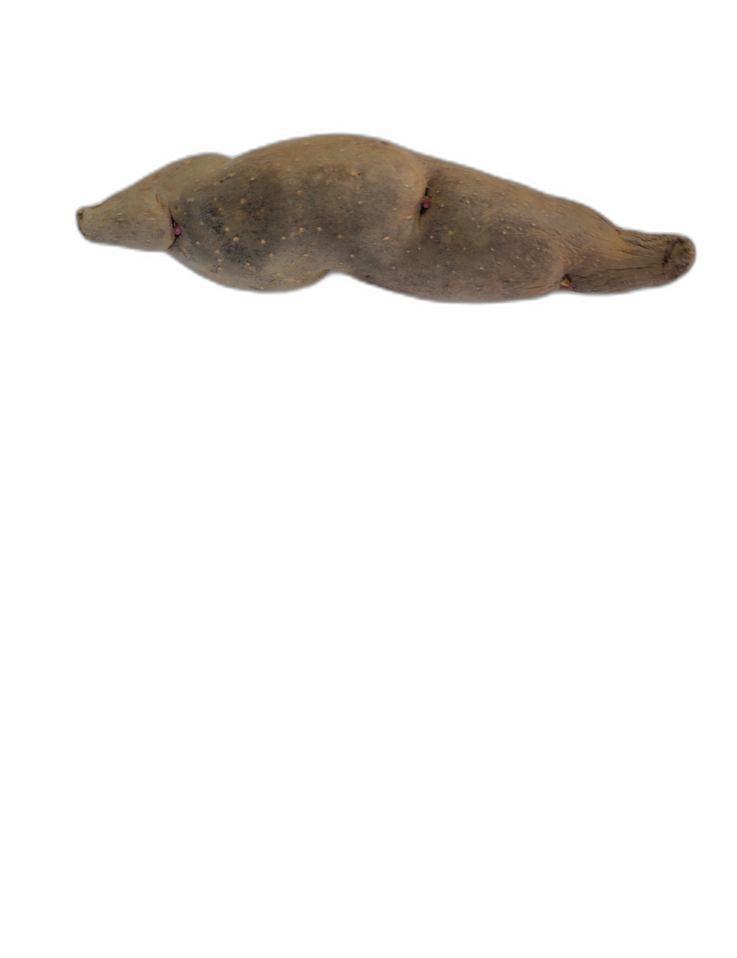
#> input picture dataset_papas/11/1.png, 737 x 958 px, shrunk from 1250 x 1625 before the run, given in place of 1.jpg, which was not available
$ jupyter execute factor_escala.ipynb
#> lines starting #> are read from the running program, lines starting #| are printed output that depends on the picture
[cell 1]
import cv2
import matplotlib.pyplot as plt

imagen = cv2.imread("../papas/6/1.jpg")
#> imagen is the input picture: shape (958, 737, 3); mean B, G, R 237.9, 239.6, 241.4

gris = cv2.cvtColor(imagen, cv2.COLOR_BGR2GRAY)
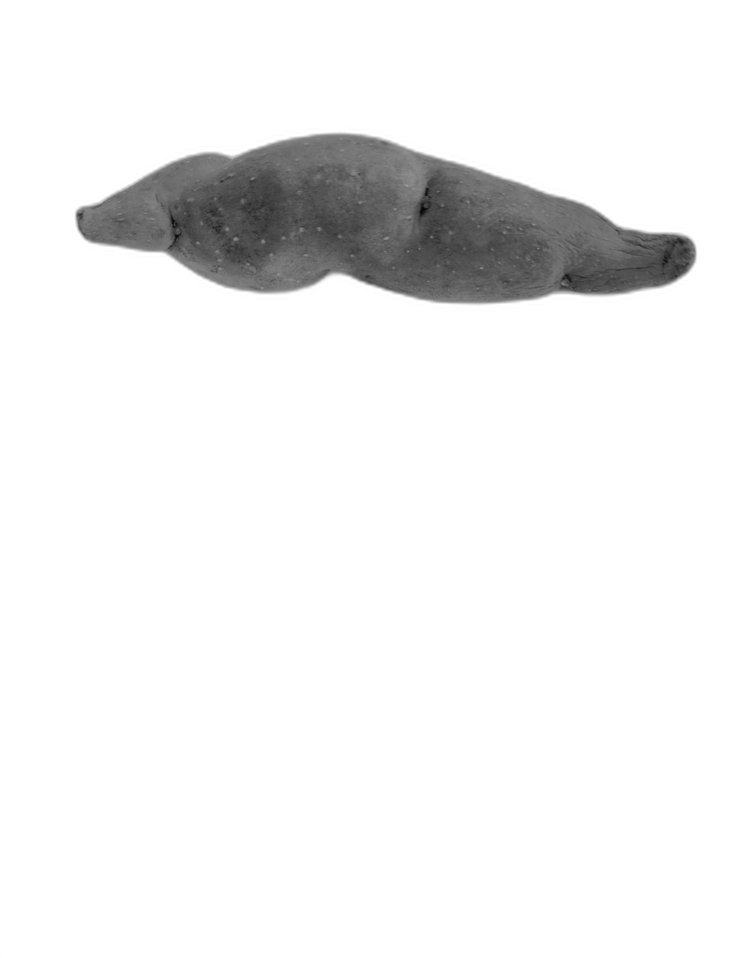
#> gris: shape (958, 737); min 7, max 255, mean 240

plt.imshow(gris, cmap='gray')
plt.title("Imagen con escala (en escala de grises)")
plt.axis("on")  # Puedes quitarlo si no deseas ver los ejes
plt.show()

[cell 2]
import cv2
import matplotlib.pyplot as plt

imagen_path = '../papas/6/1.jpg'
imagen = cv2.imread(imagen_path, cv2.IMREAD_GRAYSCALE)
#> imagen: shape (958, 737); min 6, max 255, mean 239.9

plt.imshow(imagen, cmap='gray')
plt.title("Selecciona una región de la escala")
plt.show()

# Medir distancia en píxeles entre dos marcas de la regla
distancia_en_pixeles = 166.67

# Calcula la escala en cm/píxel
escala_cm_por_pixel = 1 / distancia_en_pixeles

# Ajusta el area en el codigo usando esta nueva escala
print(f"Escala en cm por píxel: {escala_cm_por_pixel}")

[cell 3]
import cv2
import matplotlib.pyplot as plt

imagen = cv2.imread("../papas/6/1.jpg")
gris = cv2.cvtColor(imagen, cv2.COLOR_BGR2GRAY)

factor_escala = 0.005999880002399953

plt.imshow(gris, cmap='gray')
plt.title("Imagen con escala (en escala de grises)")

# Ajustar los ejes para mostrar la escala en centímetros
height, width = gris.shape
#> height = 958; width = 737
xticks = range(0, width, int(1/factor_escala))
yticks = range(0, height, int(1/factor_escala))
xlabels = range(0, len(xticks))
ylabels = range(0, len(yticks))

plt.xticks(ticks=xticks, labels=xlabels)
plt.yticks(ticks=yticks, labels=ylabels)

plt.xlabel("Centímetros")
plt.ylabel("Centímetros")
plt.axis("on")
plt.show()


$ run again, with dataset_papas/11/11.png copied over dataset_papas/11/1.png
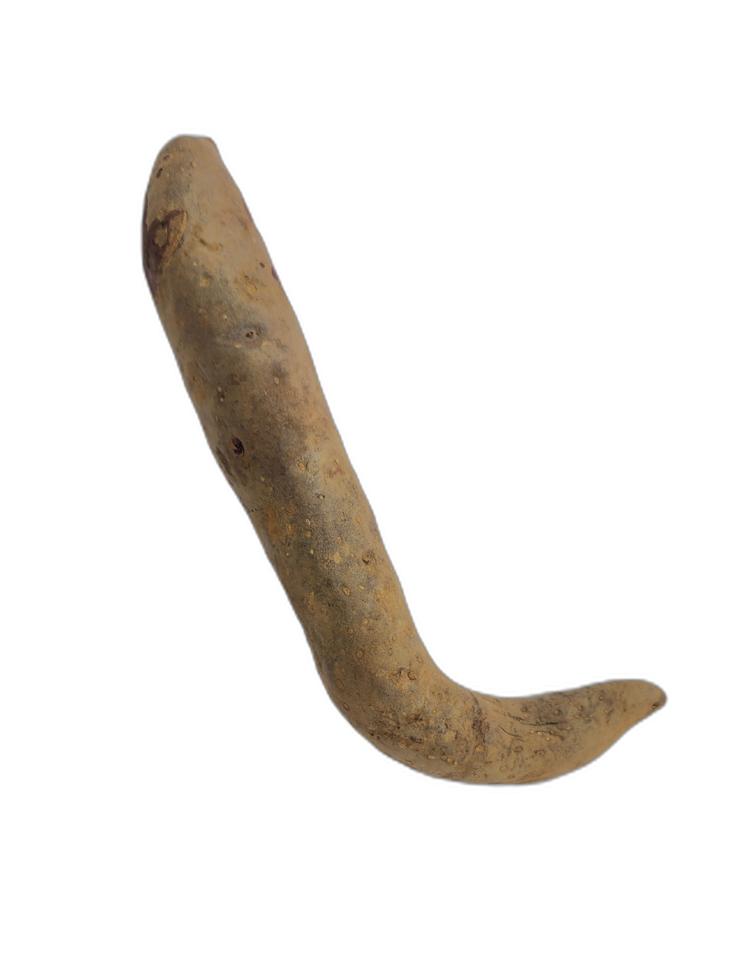
#> input picture dataset_papas/11/11.png, 737 x 958 px, shrunk from 1250 x 1625 before the run, given in place of 1.jpg, which was not available
#> imagen is the input picture: shape (958, 737, 3); mean B, G, R 232, 235.7, 238.8
#> `gris = cv2.cvtColor(imagen, cv2.COLOR_BGR2GRAY)`:
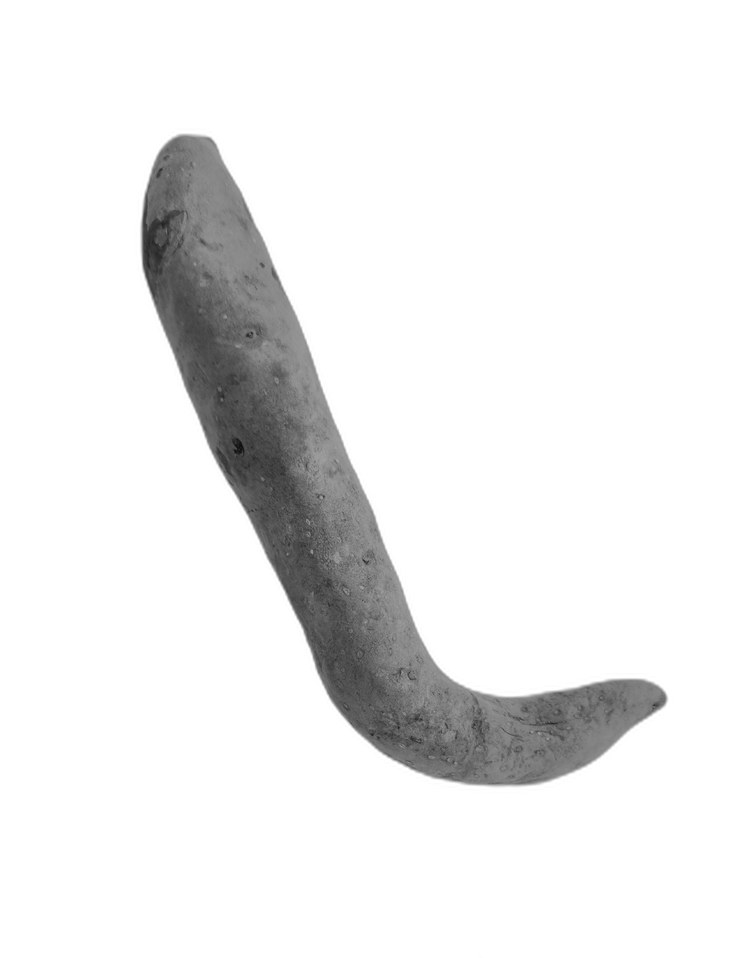
#> gris: shape (958, 737); min 13, max 255, mean 236.2
#> imagen: shape (958, 737)

$ run again, with dataset_papas/11/12.png copied over dataset_papas/11/1.png
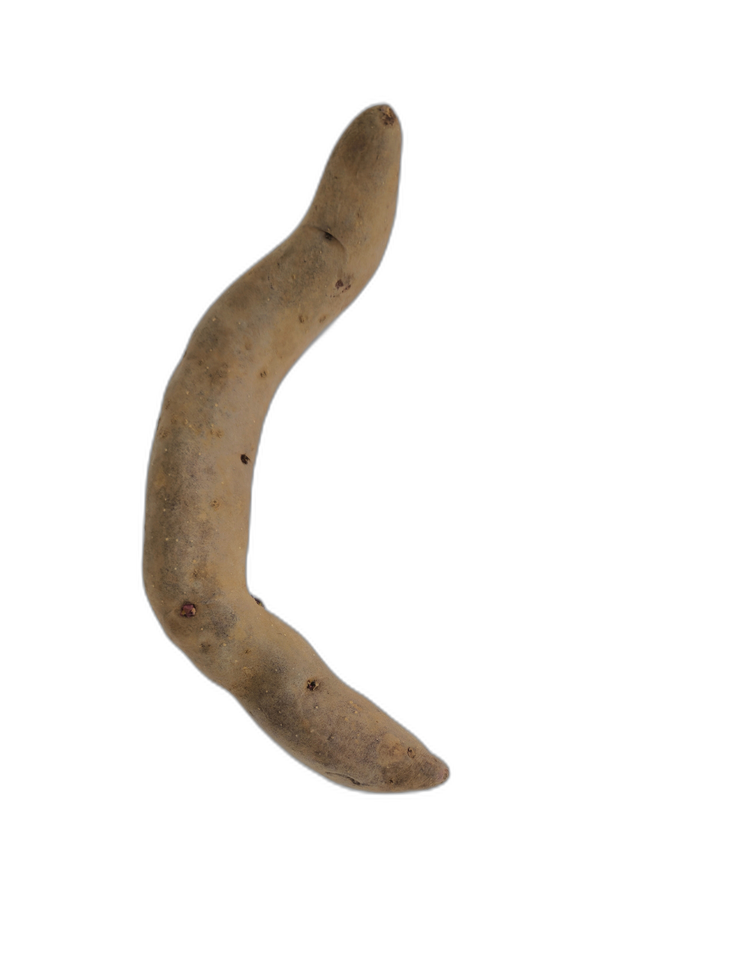
#> input picture dataset_papas/11/12.png, 737 x 958 px, shrunk from 1250 x 1625 before the run, given in place of 1.jpg, which was not available
#> imagen is the input picture: shape (958, 737, 3); mean B, G, R 235.8, 238.7, 241.2
#> `gris = cv2.cvtColor(imagen, cv2.COLOR_BGR2GRAY)`:
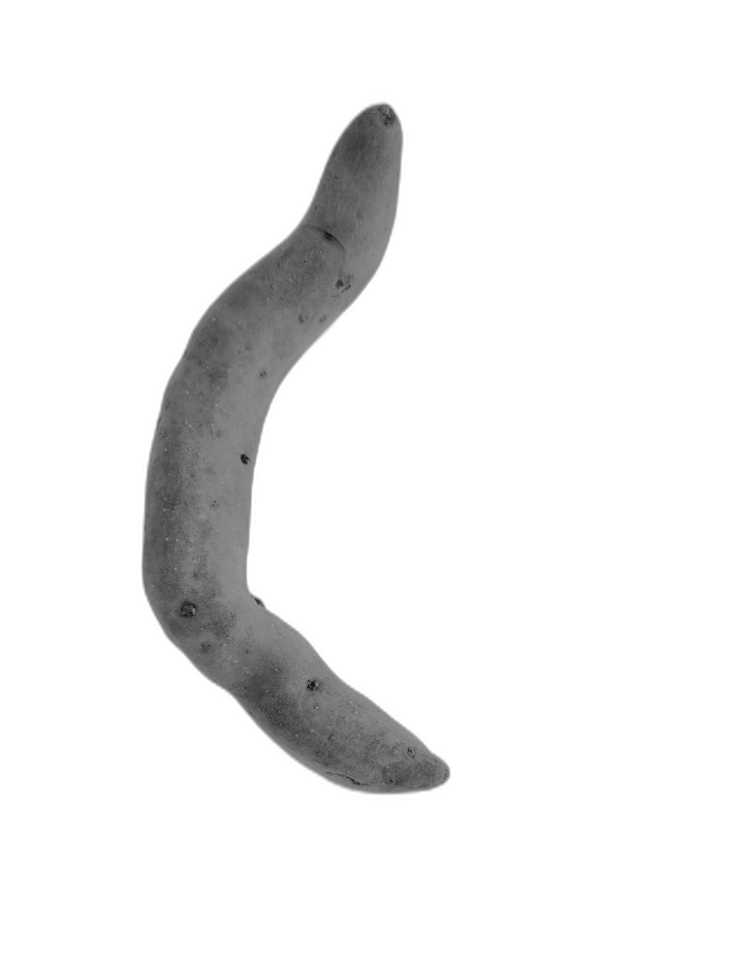
#> gris: shape (958, 737); min 16, max 255, mean 239.1
#> imagen: shape (958, 737)

$ run again, with dataset_papas/11/13.png copied over dataset_papas/11/1.png
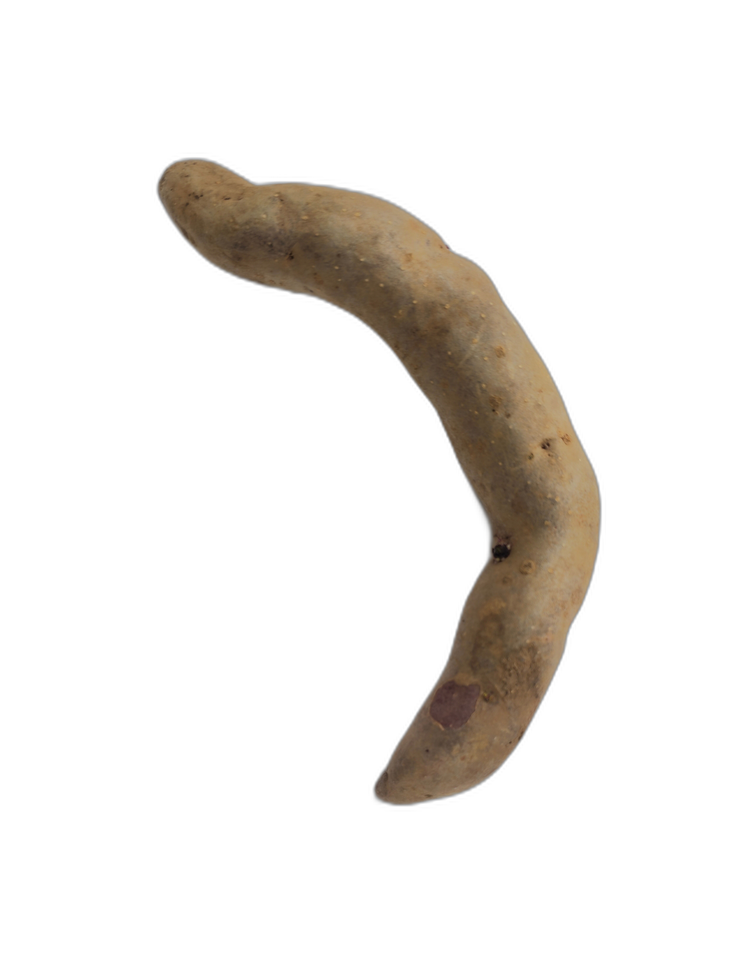
#> input picture dataset_papas/11/13.png, 737 x 958 px, shrunk from 1250 x 1625 before the run, given in place of 1.jpg, which was not available
#> imagen is the input picture: shape (958, 737, 3); mean B, G, R 232, 235.4, 238.3
#> `gris = cv2.cvtColor(imagen, cv2.COLOR_BGR2GRAY)`:
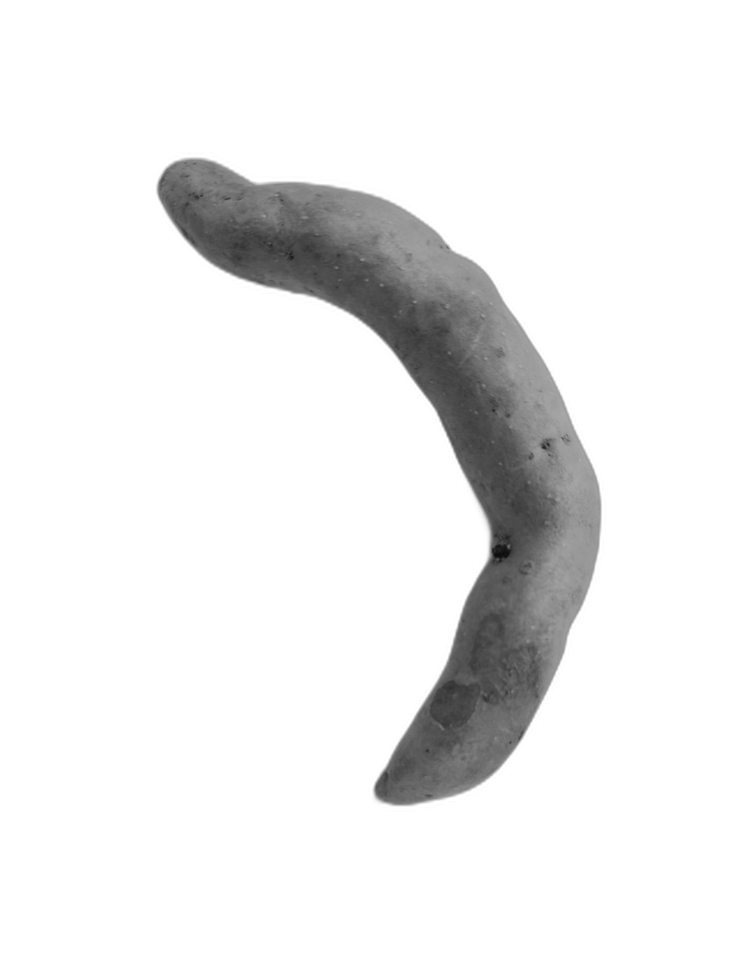
#> gris: shape (958, 737); min 11, max 255, mean 235.9
#> imagen: shape (958, 737)
